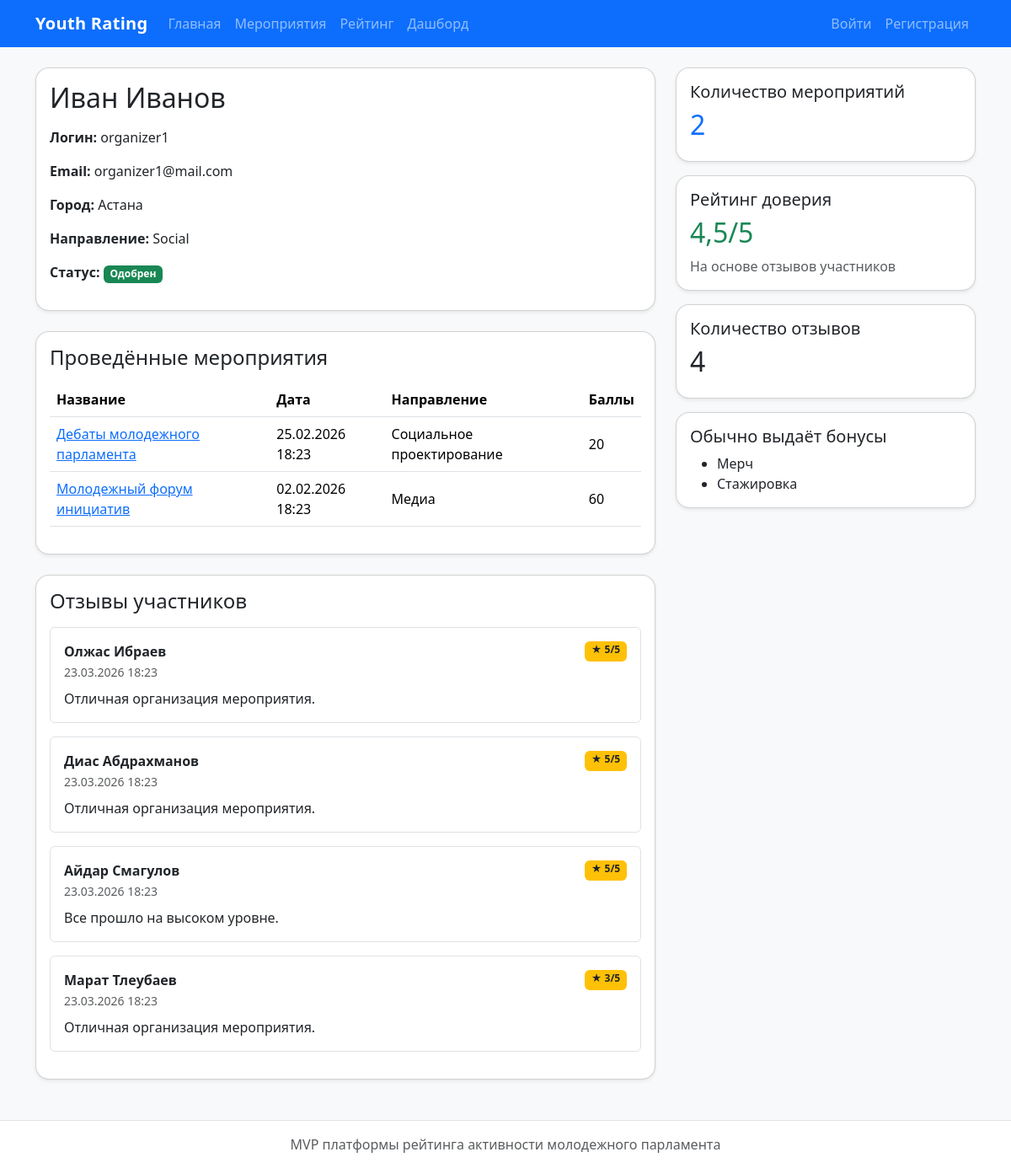
Page /events/organizer/6/ on the committed database.
### users/models.py (models this page shows, shortened)
class User(AbstractUser):
    ROLE_CHOICES = [
        ('participant', 'Участник'),
        ('organizer', 'Организатор'),
        ('observer', 'Наблюдатель'),
    ]
    DIRECTION_CHOICES = [
        ('IT', 'IT'),
        ('Media', 'Медиа'),
        ('Social', 'Социальное проектирование'),
    ]
    full_name = models.CharField(max_length=255, verbose_name='ФИО', blank=True)
    email = models.EmailField(unique=True, verbose_name='Email')
    role = models.CharField(max_length=20, choices=ROLE_CHOICES, default='participant', verbose_name='Роль')
    city = models.CharField(max_length=100, blank=True, verbose_name='Город')
    age = models.PositiveIntegerField(null=True, blank=True, verbose_name='Возраст')
    direction = models.CharField(max_length=20, choices=DIRECTION_CHOICES, blank=True, verbose_name='Направление')
    is_approved_organizer = models.BooleanField(default=False, verbose_name='Организатор одобрен')

### events/models.py (models this page shows, shortened)
class Event(models.Model):
    DIRECTION_CHOICES = [
        ('IT', 'IT'),
        ('Media', 'Медиа'),
        ('Social', 'Социальное проектирование'),
    ]
    title = models.CharField(max_length=255, verbose_name='Название')
    description = models.TextField(verbose_name='Описание')
    date = models.DateTimeField(verbose_name='Дата и время')
    organizer = models.ForeignKey(
        settings.AUTH_USER_MODEL,
        on_delete=models.CASCADE,
        related_name='organized_events',
        verbose_name='Организатор'
    )
    direction = models.CharField(max_length=20, choices=DIRECTION_CHOICES, verbose_name='Направление')
    base_points = models.PositiveIntegerField(default=10, verbose_name='Базовые баллы')
    difficulty_coef = models.FloatField(default=1.0, verbose_name='Коэффициент сложности')
    bonus_text = models.CharField(max_length=255, blank=True, verbose_name='Бонусы')
    max_participants = models.PositiveIntegerField(null=True, blank=True, verbose_name='Макс. участников')
    created_at = models.DateTimeField(auto_now_add=True)
    def calculated_points(self):
        return int(self.base_points * self.difficulty_coef)

class OrganizerReview(models.Model):
    organizer = models.ForeignKey(
        settings.AUTH_USER_MODEL,
        on_delete=models.CASCADE,
        related_name='received_reviews',
        verbose_name='Организатор'
    )
    participant = models.ForeignKey(
        settings.AUTH_USER_MODEL,
        on_delete=models.CASCADE,
        related_name='given_reviews',
        verbose_name='Участник'
    )
    rating = models.PositiveIntegerField(verbose_name='Оценка')
    comment = models.TextField(blank=True, verbose_name='Комментарий')
    created_at = models.DateTimeField(auto_now_add=True)
    class Meta:
        unique_together = ('organizer', 'participant')
        verbose_name = 'Отзыв организатору'
        verbose_name_plural = 'Отзывы организаторам'

### events/views.py (the view, shortened to what this page needs)
# urls.py: path('organizer/<int:organizer_id>/', organizer_detail_view, name='organizer_detail'),
def organizer_detail_view(request, organizer_id):
    organizer = get_object_or_404(User, id=organizer_id, role='organizer')
    events = Event.objects.filter(organizer=organizer).order_by('-date')
    reviews = OrganizerReview.objects.filter(organizer=organizer).select_related('participant').order_by('-created_at')
    reviews_count = reviews.count()
    trust_rating = reviews.aggregate(avg=Avg('rating'))['avg']
    events_count = events.count()
    bonus_list = list(
        events.exclude(bonus_text='')
        .values_list('bonus_text', flat=True)
        .distinct()
    )
    existing_review = None
    can_leave_review = False
    context = {
        'organizer': organizer,
        'events': events,
        'events_count': events_count,
        'reviews': reviews,
        'reviews_count': reviews_count,
        'trust_rating': trust_rating,
        'bonus_list': bonus_list,
        'existing_review': existing_review,
        'can_leave_review': can_leave_review,
    }
    return render(request, 'events/organizer_detail.html', context)

### templates/events/organizer_detail.html (shortened to what this page needs)
{% extends 'base.html' %}
{% block content %}
<div class="row g-4">
    <div class="col-md-8">
        <div class="card shadow-sm mb-4">
            <div class="card-body">
                <h2 class="mb-3">
                    {{ organizer.full_name|default:organizer.username }}
                </h2>
                <p><strong>Логин:</strong> {{ organizer.username }}</p>
                <p><strong>Email:</strong> {{ organizer.email }}</p>
                <p><strong>Город:</strong> {{ organizer.city|default:"Не указано" }}</p>
                <p><strong>Направление:</strong> {{ organizer.direction|default:"Не указано" }}</p>
                <p>
                    <strong>Статус:</strong>
                    {% if organizer.is_approved_organizer %}
                        <span class="badge bg-success">Одобрен</span>
                    {% else %}
                        <span class="badge bg-warning text-dark">На модерации</span>
                    {% endif %}
                </p>
            </div>
        </div>
        <div class="card shadow-sm mb-4">
            <div class="card-body">
                <h4 class="mb-3">Проведённые мероприятия</h4>
                {% if events %}
                    <div class="table-responsive">
                        <table class="table table-hover align-middle">
                            <thead>
                                <tr>
                                    <th>Название</th>
                                    <th>Дата</th>
                                    <th>Направление</th>
                                    <th>Баллы</th>
                                </tr>
                            </thead>
                            <tbody>
                                {% for event in events %}
                                    <tr>
                                        <td>
                                            <a href="{% url 'event_detail' event.id %}">
                                                {{ event.title }}
                                            </a>
                                        </td>
                                        <td>{{ event.date|date:"d.m.Y H:i" }}</td>
                                        <td>{{ event.get_direction_display }}</td>
                                        <td>{{ event.calculated_points }}</td>
                                    </tr>
                                {% endfor %}
                            </tbody>
                        </table>
                    </div>
                {% else %}
                    <div class="alert alert-info mb-0">
                        У организатора пока нет мероприятий.
                    </div>
                {% endif %}
            </div>
        </div>
        <div class="card shadow-sm">
            <div class="card-body">
                <h4 class="mb-3">Отзывы участников</h4>
                {% if reviews %}
                    {% for review in reviews %}
                        <div class="border rounded p-3 mb-3">
                            <div class="d-flex justify-content-between">
                                <strong>{{ review.participant.full_name|default:review.participant.username }}</strong>
                                <span class="badge bg-warning text-dark">★ {{ review.rating }}/5</span>
                            </div>
                            <small class="text-muted">{{ review.created_at|date:"d.m.Y H:i" }}</small>
                            {% if review.comment %}
                                <p class="mt-2 mb-0">{{ review.comment }}</p>
                            {% endif %}
                        </div>
                    {% endfor %}
                {% else %}
                    <div class="alert alert-info mb-0">
                        Пока нет отзывов.
                    </div>
                {% endif %}
            </div>
        </div>
    </div>
    <div class="col-md-4">
        <div class="card shadow-sm mb-3">
            <div class="card-body">
                <h5>Количество мероприятий</h5>
                <h2 class="text-primary">{{ events_count }}</h2>
            </div>
        </div>
        <div class="card shadow-sm mb-3">
            <div class="card-body">
                <h5>Рейтинг доверия</h5>
                <h2 class="text-success">
                    {% if trust_rating %}
                        {{ trust_rating|floatformat:1 }}/5
                    {% else %}
                        —
                    {% endif %}
                </h2>
                <p class="mb-0 text-muted">На основе отзывов участников</p>
            </div>
        </div>
        <div class="card shadow-sm mb-3">
            <div class="card-body">
                <h5>Количество отзывов</h5>
                <h2 class="text-dark">{{ reviews_count }}</h2>
            </div>
        </div>
        <div class="card shadow-sm">
            <div class="card-body">
                <h5>Обычно выдаёт бонусы</h5>
                {% if bonus_list %}
                    <ul class="mb-0">
                        {% for bonus in bonus_list %}
                            <li>{{ bonus }}</li>
                        {% endfor %}
                    </ul>
                {% else %}
                    <p class="text-muted mb-0">Бонусы пока не указаны.</p>
                {% endif %}
            </div>
        </div>
    </div>
</div>
{% endblock %}

### static/css/style.css (style rules this page uses)
body { min-height: 100vh; }
.card { border-radius: 16px; }

### rows in the picture
User: full_name "Иван Иванов", username "organizer1", email "organizer1@mail.com", city "Астана", direction "Social"
Event: title "Дебаты молодежного парламента", date "25.02.2026 18:23", direction "Социальное проектирование", calculated_points "20"
Event: title "Молодежный форум инициатив", date "02.02.2026 18:23", direction "Медиа", calculated_points "60"
OrganizerReview: participant.full_name "Олжас Ибраев", rating "5", created_at "23.03.2026 18:23", comment "Отличная организация мероприятия."
OrganizerReview: participant.full_name "Диас Абдрахманов", rating "5", created_at "23.03.2026 18:23", comment "Отличная организация мероприятия."
OrganizerReview: participant.full_name "Айдар Смагулов", rating "5", created_at "23.03.2026 18:23", comment "Все прошло на высоком уровне."
OrganizerReview: participant.full_name "Марат Тлеубаев", rating "3", created_at "23.03.2026 18:23", comment "Отличная организация мероприятия."

### other values in the picture
{{ events_count }} "2"
{{ trust_rating|floatformat:1 }} "4,5"
{{ reviews_count }} "4"
{{ bonus }} "Мерч" "Стажировка"
